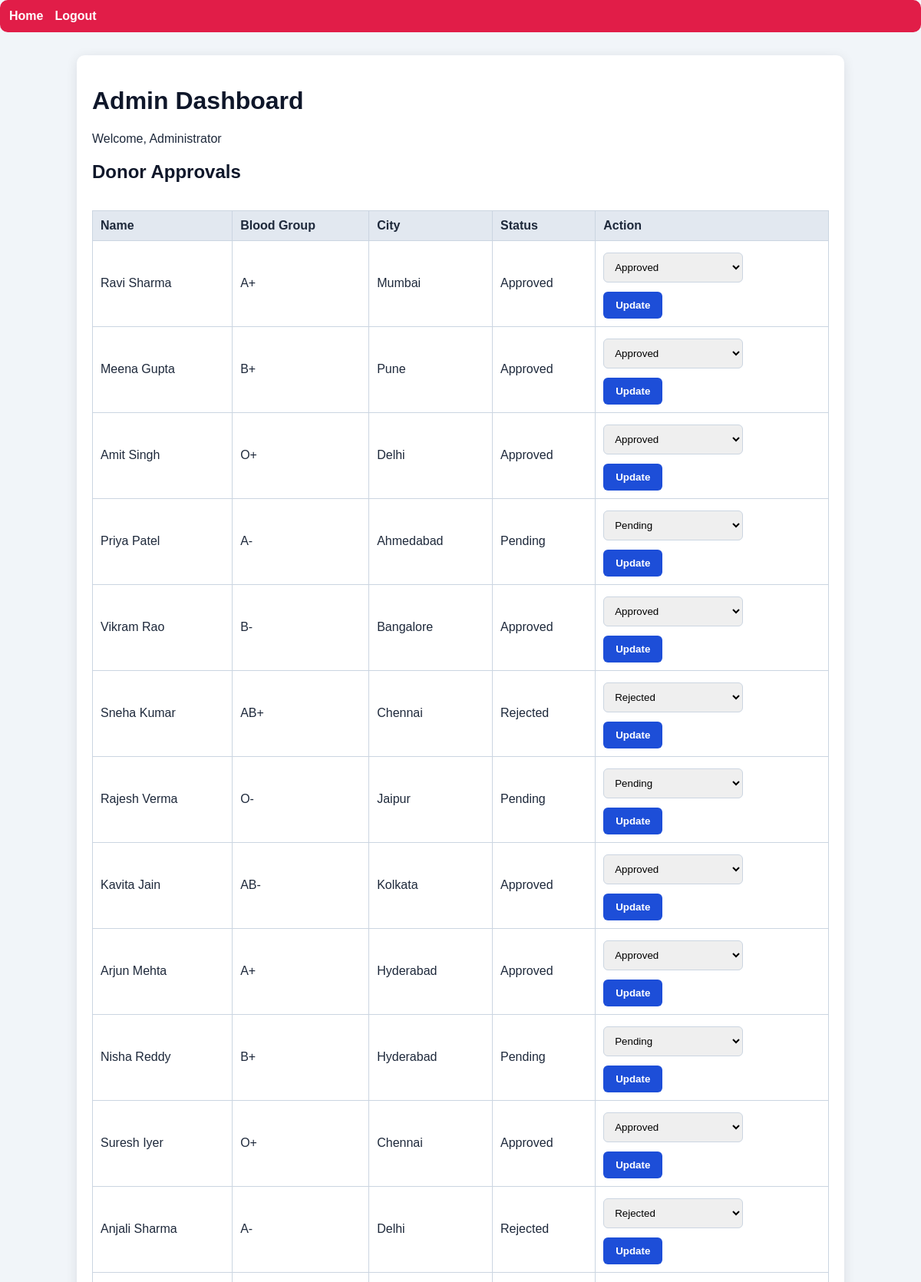
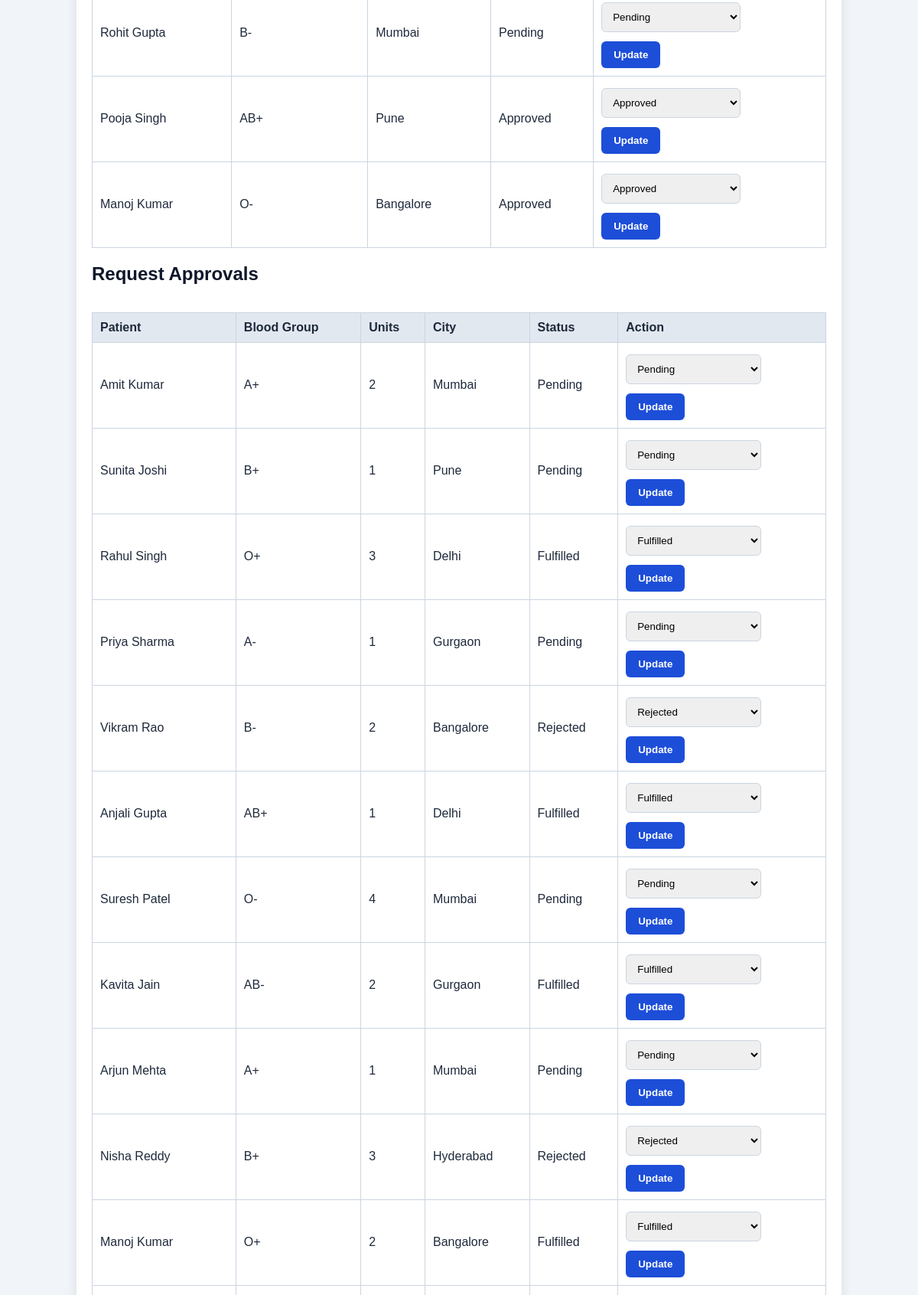
The app's page /admin_dashboard.php (signed in, upper part) with its own data (2 pictures, top to bottom).
### tables this page shows
CREATE TABLE IF NOT EXISTS donors (
  id INT AUTO_INCREMENT PRIMARY KEY,
  name VARCHAR(100) NOT NULL,
  age TINYINT NOT NULL,
  gender ENUM('Male','Female','Other') NOT NULL,
  blood_group VARCHAR(5) NOT NULL,
  phone VARCHAR(20) NOT NULL,
  email VARCHAR(100) NOT NULL,
  city VARCHAR(100) NOT NULL,
  last_donation DATE DEFAULT NULL,
  status ENUM('Pending','Approved','Rejected') NOT NULL DEFAULT 'Pending',
  created_at TIMESTAMP DEFAULT CURRENT_TIMESTAMP
);

CREATE TABLE IF NOT EXISTS requests (
  id INT AUTO_INCREMENT PRIMARY KEY,
  patient_name VARCHAR(100) NOT NULL,
  blood_group VARCHAR(5) NOT NULL,
  units TINYINT NOT NULL,
  hospital VARCHAR(150) NOT NULL,
  city VARCHAR(100) NOT NULL,
  contact VARCHAR(50) NOT NULL,
  status ENUM('Pending','Fulfilled','Rejected') NOT NULL DEFAULT 'Pending',
  created_at TIMESTAMP DEFAULT CURRENT_TIMESTAMP
);

### admin_dashboard.php (the view, shortened to what this page needs)
<?php
require_once 'db.php';
$donors = $pdo->query('SELECT * FROM donors ORDER BY created_at DESC')->fetchAll();
$requests = $pdo->query('SELECT * FROM requests ORDER BY created_at DESC')->fetchAll();
?>
<!DOCTYPE html>
<html lang="en"><head><meta charset="UTF-8"><meta name="viewport" content="width=device-width, initial-scale=1.0"><title>Admin Dashboard</title><link rel="stylesheet" href="style.css"></head><body>
<nav><a href="index.php">Home</a><a href="admin_logout.php">Logout</a></nav>
<div class="container">
    <h1>Admin Dashboard</h1>
    <p>Welcome, <?= htmlspecialchars($_SESSION['admin_name']) ?></p>
    <h2>Donor Approvals</h2>
    <div class="table-wrap"><table><thead><tr><th>Name</th><th>Blood Group</th><th>City</th><th>Status</th><th>Action</th></tr></thead><tbody>
    <?php if (count($donors) === 0): ?><tr><td colspan="5">No donors found.</td></tr><?php else: ?>
        <?php foreach ($donors as $d): ?>
            <tr><td><?= htmlspecialchars($d['name']) ?></td><td><?= htmlspecialchars($d['blood_group']) ?></td><td><?= htmlspecialchars($d['city']) ?></td><td><?= htmlspecialchars($d['status']) ?></td><td>
                <form style="display:inline-block;" method="post">
                    <select name="status"><option <?= $d['status']=='Pending'?'selected':'' ?>>Pending</option><option <?= $d['status']=='Approved'?'selected':'' ?>>Approved</option><option <?= $d['status']=='Rejected'?'selected':'' ?>>Rejected</option></select>
                    <button type="submit">Update</button>
                </form>
            </td></tr>
        <?php endforeach; ?>
    <?php endif; ?>
    </tbody></table></div>
    <h2>Request Approvals</h2>
    <div class="table-wrap"><table><thead><tr><th>Patient</th><th>Blood Group</th><th>Units</th><th>City</th><th>Status</th><th>Action</th></tr></thead><tbody>
    <?php if (count($requests) === 0): ?><tr><td colspan="6">No requests found.</td></tr><?php else: ?>
        <?php foreach ($requests as $r): ?>
            <tr><td><?= htmlspecialchars($r['patient_name']) ?></td><td><?= htmlspecialchars($r['blood_group']) ?></td><td><?= htmlspecialchars($r['units']) ?></td><td><?= htmlspecialchars($r['city']) ?></td><td><?= htmlspecialchars($r['status']) ?></td><td>
                <form style="display:inline-block;" method="post">
                    <select name="status"><option <?= $r['status']=='Pending'?'selected':'' ?>>Pending</option><option <?= $r['status']=='Fulfilled'?'selected':'' ?>>Fulfilled</option><option <?= $r['status']=='Rejected'?'selected':'' ?>>Rejected</option></select>
                    <button type="submit">Update</button>
                </form>
            </td></tr>
        <?php endforeach; ?>
    <?php endif; ?>
    </tbody></table></div>
</div>
</body></html>

### style.css (style rules this page uses)
* { box-sizing: border-box; }
body { margin:0; font-family: Arial, sans-serif; background:#f1f5f9; color:#1e293b; }
.container { max-width:1000px; margin:30px auto; padding:20px; background:white; border-radius:10px; box-shadow:0 3px 15px rgba(15,23,42,.1); }
nav { background:#e11d48; padding:12px; border-radius:10px; margin-bottom:20px; }
nav a { color:white; margin-right:15px; text-decoration:none; font-weight:600; }
h1, h2 { color:#0f172a; }
form input, form select, form textarea { width:100%; padding:10px; border:1px solid #cbd5e1; border-radius:6px; margin-top:5px; }
button { background:#1d4ed8; color:white; border:none; padding:10px 16px; margin-top:12px; border-radius:6px; cursor:pointer; font-weight:600; }
.table-wrap { overflow:auto; }
table { width:100%; border-collapse:collapse; margin-top:16px; }
th, td { border:1px solid #cbd5e1; padding:10px; text-align:left; }
th { background:#e2e8f0; }

### records on screen
donors: name "Ravi Sharma", blood_group "A+", city "Mumbai", status "Approved"
donors: name "Meena Gupta", blood_group "B+", city "Pune", status "Approved"
donors: name "Amit Singh", blood_group "O+", city "Delhi", status "Approved"
donors: name "Priya Patel", blood_group "A-", city "Ahmedabad", status "Pending"
donors: name "Vikram Rao", blood_group "B-", city "Bangalore", status "Approved"
donors: name "Sneha Kumar", blood_group "AB+", city "Chennai", status "Rejected"
donors: name "Rajesh Verma", blood_group "O-", city "Jaipur", status "Pending"
donors: name "Kavita Jain", blood_group "AB-", city "Kolkata", status "Approved"
donors: name "Arjun Mehta", blood_group "A+", city "Hyderabad", status "Approved"
donors: name "Nisha Reddy", blood_group "B+", city "Hyderabad", status "Pending"
donors: name "Suresh Iyer", blood_group "O+", city "Chennai", status "Approved"
donors: name "Anjali Sharma", blood_group "A-", city "Delhi", status "Rejected"
donors: name "Rohit Gupta", blood_group "B-", city "Mumbai", status "Pending"
donors: name "Pooja Singh", blood_group "AB+", city "Pune", status "Approved"
donors: name "Manoj Kumar", blood_group "O-", city "Bangalore", status "Approved"
requests: patient_name "Amit Kumar", blood_group "A+", units "2", city "Mumbai", status "Pending"
requests: patient_name "Sunita Joshi", blood_group "B+", units "1", city "Pune", status "Pending"
requests: patient_name "Rahul Singh", blood_group "O+", units "3", city "Delhi", status "Fulfilled"
requests: patient_name "Priya Sharma", blood_group "A-", units "1", city "Gurgaon", status "Pending"
requests: patient_name "Vikram Rao", blood_group "B-", units "2", city "Bangalore", status "Rejected"
requests: patient_name "Anjali Gupta", blood_group "AB+", units "1", city "Delhi", status "Fulfilled"
requests: patient_name "Suresh Patel", blood_group "O-", units "4", city "Mumbai", status "Pending"
requests: patient_name "Kavita Jain", blood_group "AB-", units "2", city "Gurgaon", status "Fulfilled"
requests: patient_name "Arjun Mehta", blood_group "A+", units "1", city "Mumbai", status "Pending"
requests: patient_name "Nisha Reddy", blood_group "B+", units "3", city "Hyderabad", status "Rejected"
requests: patient_name "Manoj Kumar", blood_group "O+", units "2", city "Bangalore", status "Fulfilled"

### other values on screen
$_SESSION['admin_name'] "Administrator"
